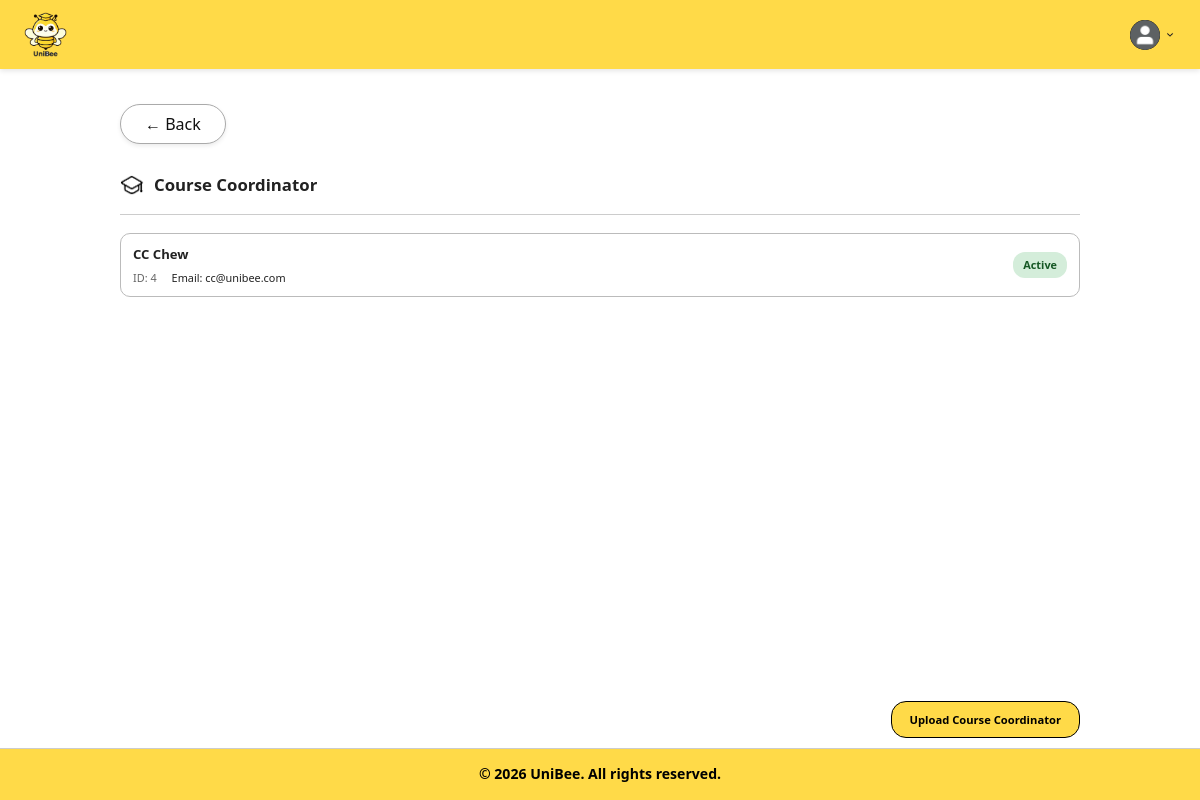
Page /boundary/uploadCourseCoordinatorPage.php (signed in) on the committed database.
### tables this page shows
CREATE TABLE Users (
    id INT PRIMARY KEY AUTO_INCREMENT,
    universityId INT,
    email VARCHAR(255) UNIQUE NOT NULL,
    passwordHash VARCHAR(255) NOT NULL,
    fullName VARCHAR(255) NOT NULL,
    role VARCHAR(50) NOT NULL,
    status VARCHAR(50) DEFAULT 'active',
    createdAt DATETIME DEFAULT CURRENT_TIMESTAMP,
    updatedAt DATETIME DEFAULT CURRENT_TIMESTAMP ON UPDATE CURRENT_TIMESTAMP,
    lastLogin DATETIME,
    FOREIGN KEY (universityId) REFERENCES Universities(id) ON DELETE CASCADE
);

### entity/users.php (called while the page is built, shortened)
<?php
class Users
{
    public function getCourseCoordinatorsByUniversity($universityId)
    {
        $database = new Database();
        $db = $database->connect();
        try {
            $sql = "SELECT
                    id,
                    universityId,
                    email,
                    fullName,
                    role,
                    status,
                    createdAt,
                    updatedAt
                FROM Users
                WHERE universityId = ?
                  AND role = 'course_coordinator'
                ORDER BY id ASC";
            $stmt = $db->prepare($sql);
            $stmt->execute([
                $universityId
            ]);
            return $stmt->fetchAll(PDO::FETCH_ASSOC);
        } catch (PDOException $e) {
            return [];
        }
    }
}

### controller/manageUniversityInformationController.php (called while the page is built, shortened)
<?php
require_once "../entity/users.php";
class ManageUniversityInformationController
{
    private $users;
    public function __construct()
    {
        $this->users = new Users();
    }
    public function getCourseCoordinatorList($universityId)
    {
        return $this->users->getCourseCoordinatorsByUniversity($universityId);
    }
}

### boundary/uploadCourseCoordinatorPage.php (the view, shortened to what this page needs)
<?php
require_once "../controller/manageUniversityInformationController.php";
$universityId = $_SESSION['university_id'] ?? null;
$courseCoordinators = [];
if ($universityId !== null) {
    $controller = new ManageUniversityInformationController();
    $courseCoordinators = $controller->getCourseCoordinatorList(
        $universityId
    );
}
?>
<!DOCTYPE html>
<html lang="en">
<head>
    <link rel="stylesheet" href="../style.css">
</head>
<body>
    <header class="header">
        <div class="logo-container">
            <img
                src="../images/uniBeeLogo.png"
                alt="UniBee Logo"
            >
        </div>
        <div class="dashboard-header-right">
            <div class="profile-dropdown">
                <div
                    class="profile-container"
                    onclick="toggleDropdown()"
                >
                    <img
                        src="../images/profilePic.png"
                        alt="Profile"
                        class="profile-icon"
                    >
                    <img
                        src="../images/dropdown.png"
                        alt="Menu"
                        class="dropdown-arrow"
                    >
                </div>
            </div>
        </div>
    </header>
    <main class="course-coordinator-list-page">
        <div class="profile-header">
            <a
                href="manageUniversityInformationPage.php"
                class="btn-back"
            >
                &#8592; Back
            </a>
        </div>
        <section class="course-coordinator-header">
            <img
                src="../images/faculty.png"
                alt="Course Coordinator"
            >
            <h1>
                Course Coordinator
            </h1>
        </section>
        <?php if (empty($courseCoordinators)): ?>
            <div class="empty-message">
                No course coordinator has been uploaded yet.
            </div>
        <?php else: ?>
            <div class="course-coordinator-list">
                <?php foreach ($courseCoordinators as $coordinator): ?>
                    <div class="course-coordinator-row">
                        <div class="course-coordinator-main">
                            <span class="course-coordinator-name">
                                <?php
                                echo htmlspecialchars(
                                    $coordinator['fullName']
                                );
                                ?>
                            </span>
                            <div class="course-coordinator-info">
                                <span class="course-coordinator-id">
                                    ID: <?php echo htmlspecialchars($coordinator['id']); ?>
                                </span>
                                <span class="course-coordinator-email">
                                    Email: <?php echo htmlspecialchars($coordinator['email']); ?>
                                </span>
                            </div>
                        </div>
                        <div class="course-coordinator-status
                            <?php
                                    echo strtolower($coordinator['status']) === 'active'
                                        ? 'status-active'
                                        : 'status-inactive'; ?>">
                            <?php echo htmlspecialchars($coordinator['status']); ?>
                        </div>
                    </div>
                <?php endforeach; ?>
            </div>
        <?php endif; ?>
        <div class="upload-course-coordinator-container">
            <a
                href="uploadListPage.php?type=courseCoordinator"
                class="upload-course-coordinator-button"
            >
                Upload Course Coordinator
            </a>
        </div>
    </main>
    <footer>
        <div class="footer-bottom-bar">
            &copy; 2026 UniBee. All rights reserved.
        </div>
    </footer>
</body>
</html>

### rows in the picture
users: fullName "CC Chew", id "4", email "cc@unibee.com", status "Active"
